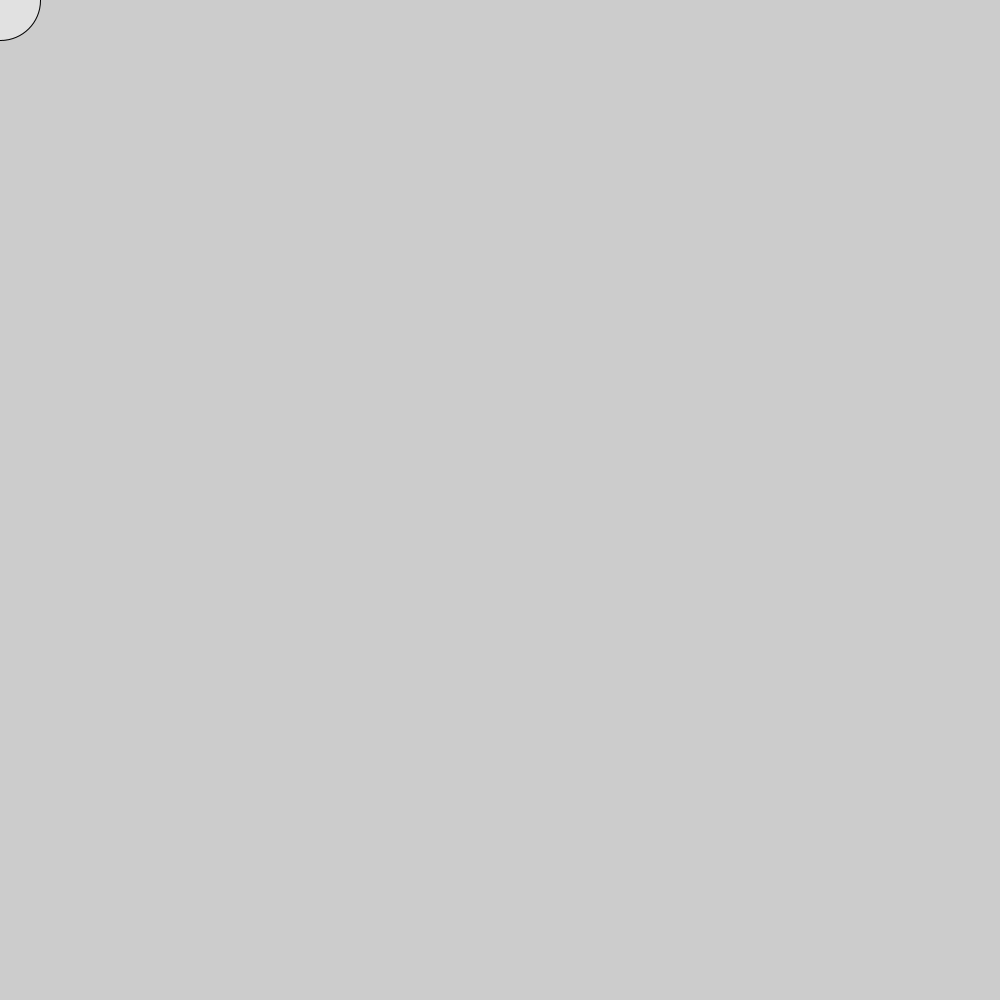
Frame 1 (no input)
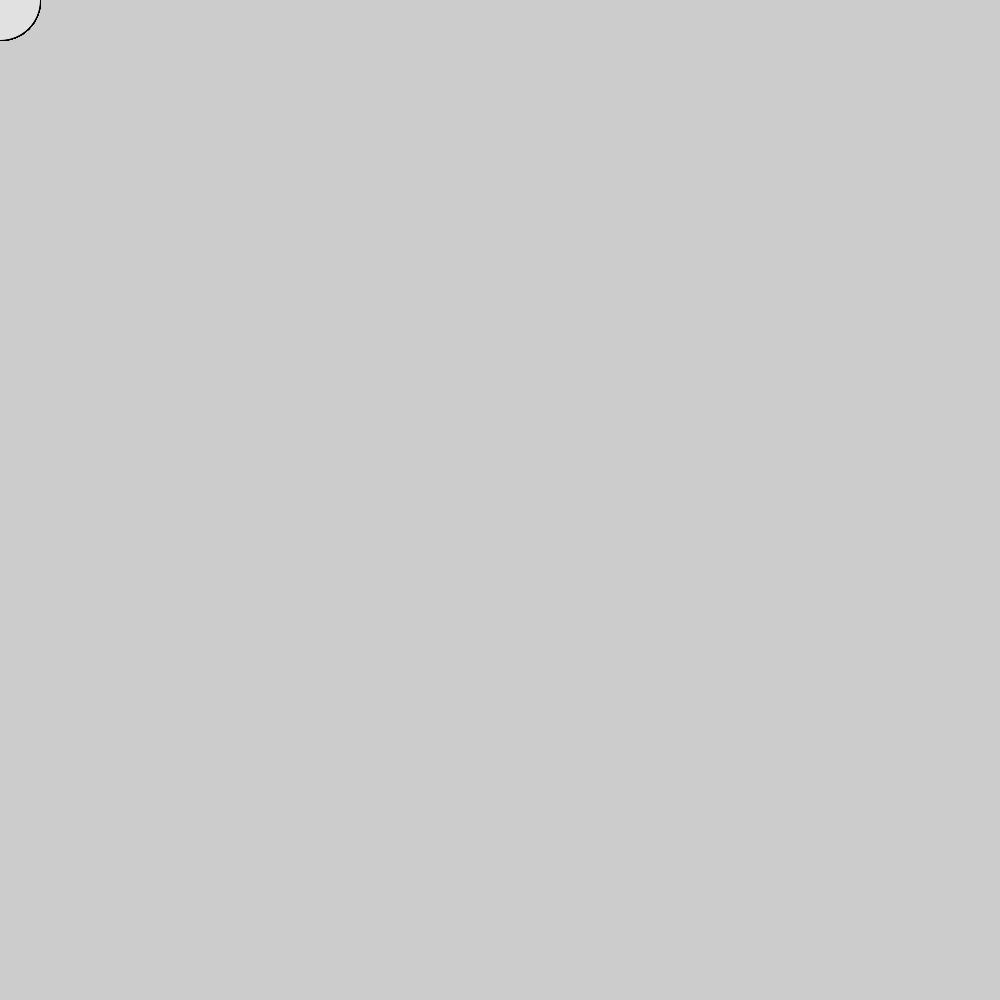
Frame 60 (the mouse pressed at the canvas centre just before this capture)
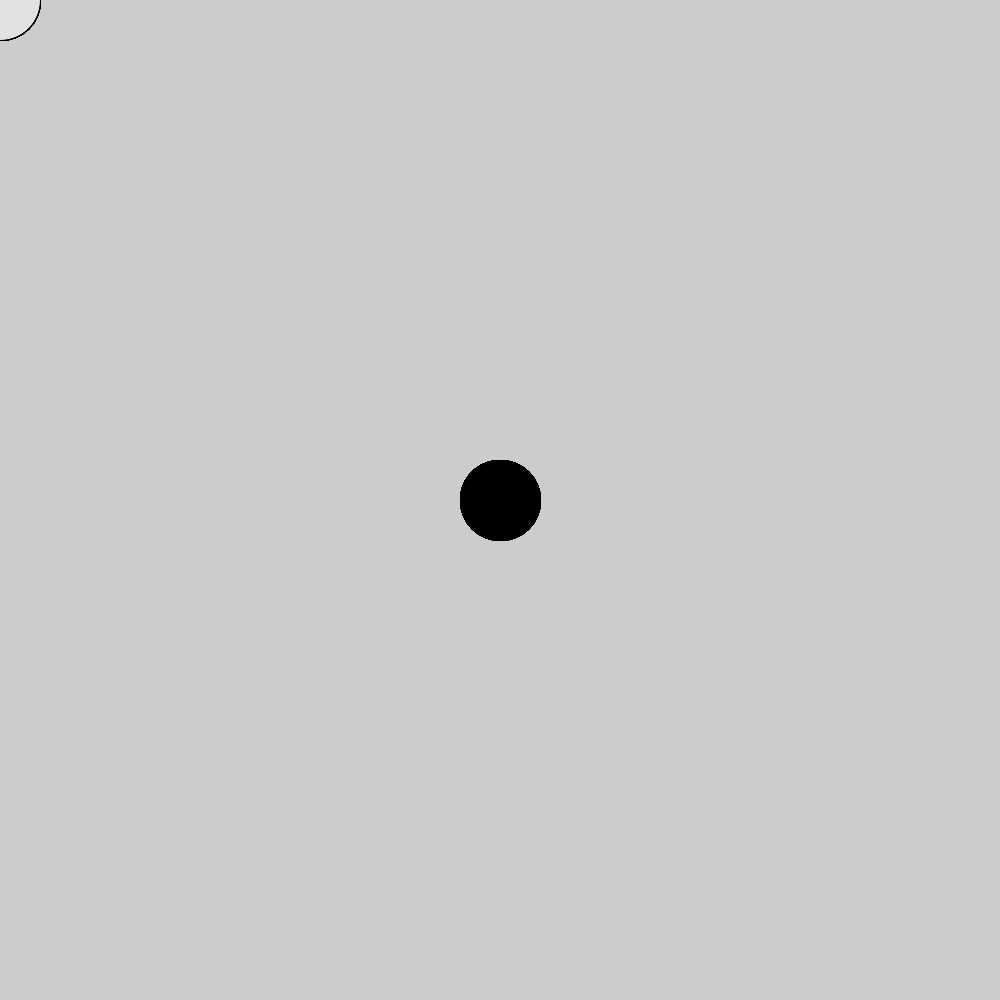
Frame 120 (the mouse held since frame 60 and released just before this capture)

The Processing sketch that drew these frames (run headless with seeded random() and noise(); from frame 60 on, the mouse is pressed at the canvas centre):

// Processing sketch: processing_175574
// ── processing_175574.pde

void setup(){
size(1000,1000);
smooth();
}

void draw(){
if (mousePressed){
fill (0);
}else{
fill(225);
}
ellipse(mouseX,mouseY,80,80);
}
